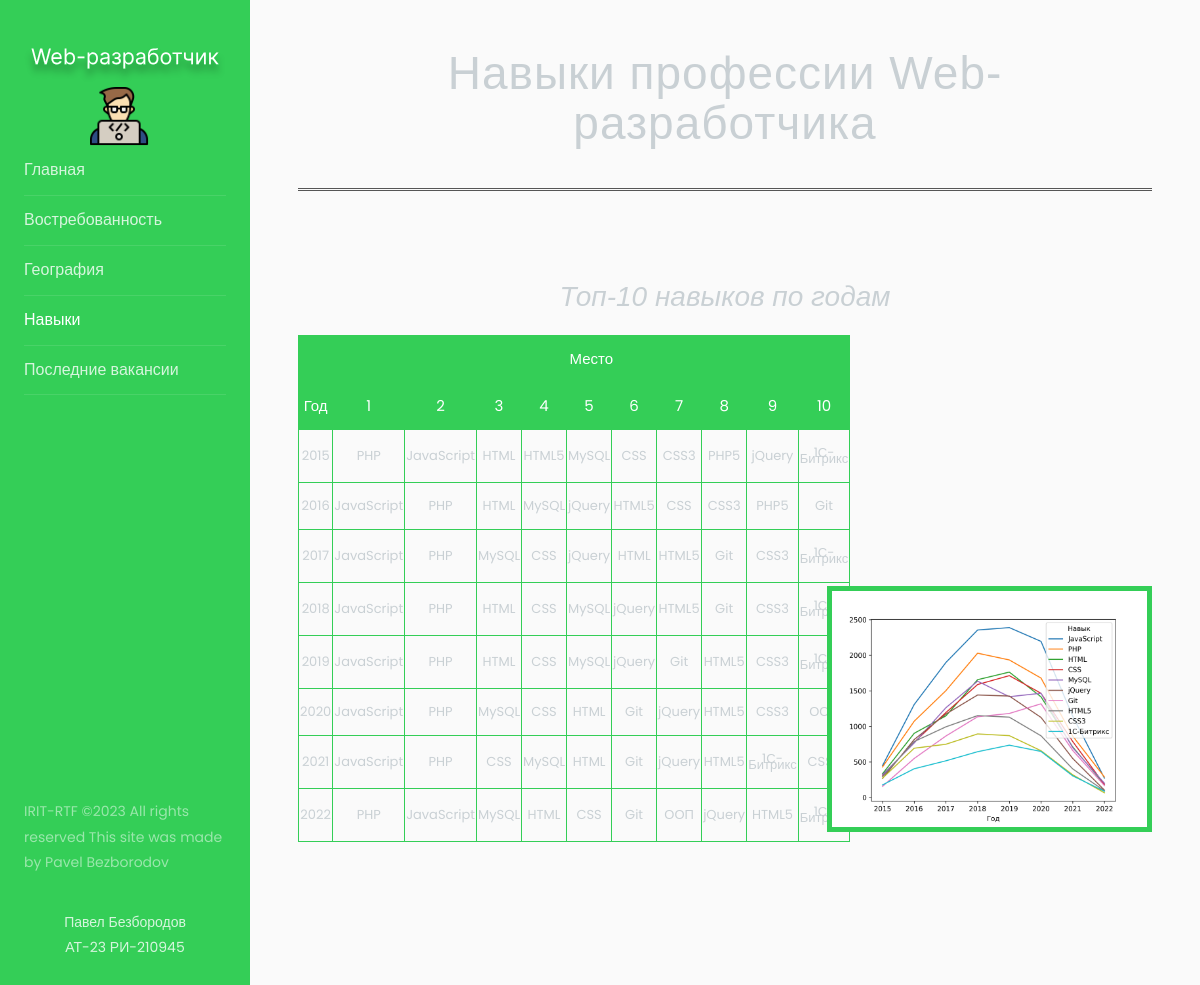
/skills, run on the app's committed database.
### web/models.py (models this page shows)
class Navigation(models.Model):
    title = models.FileField(upload_to='photos/%Y/%m/%d', blank = False, verbose_name='Заголовок в SVG формате')
    logo_field = models.ImageField(upload_to='photos/%Y/%m/%d', blank=False, verbose_name='Логотип')
    first_menu = models.TextField(blank=False, verbose_name='Первый пункт меню', max_length=25)
    second_menu = models.TextField(blank=False, verbose_name='Второй пункт меню', max_length=25)
    thierd_menu = models.TextField(blank=False, verbose_name='Третий пункт меню', max_length=25)
    fourth_menu = models.TextField(blank=False, verbose_name='Четвертый пункт меню',max_length=25)
    fifth_menu = models.TextField(blank=False, verbose_name='Пятый пункт меню', max_length=25)
    all_rights = models.TextField(blank=False, verbose_name='Организация', max_length=255)
    author = models.TextField(blank=False, verbose_name='Автор', max_length=50)

class Skills(models.Model):
    main_title = models.CharField(max_length=255, blank=True, verbose_name='Заголовок страницы')
    first_title = models.CharField(max_length=255,blank=True, verbose_name='Заголовок блока')
    first_content = models.TextField(blank=True, verbose_name='Табличка для блока')
    first_photo = models.ImageField(upload_to='photos/%Y/%m/%d', blank=False, verbose_name='Фото')

### web/views.py (the view)
# urls.py: path('skills', views.skills, name='skills'),
def skills(request):
    navigation_results_skills = Navigation.objects.all();
    skills_results = Skills.objects.all()
    context_skills = {'navigation_results_skills': navigation_results_skills, 'skills_results': skills_results}
    return render(request, 'skills.html', context_skills)

### templates/skills.html (shortened to what this page needs)
<!doctype html>
<html lang="ru">
{% load static %}
<head>
    <link rel="stylesheet" href="https://stackpath.bootstrapcdn.com/font-awesome/4.7.0/css/font-awesome.min.css">
    <link rel="stylesheet" type="text/css" href=" {% static '/css/style.css' %} ">
</head>
<body id="bg" style="background-image: url('{% static "media/back.png" %}')" ;>
<div class="wrapper d-flex align-items-stretch">
    {% for nav in navigation_results_skills %}
        <nav id="sidebar">
            <div class="p-4 pt-5">
                <img class="notice" src="{{ nav.title.url }}" alt="">
                <ul class="list-unstyled components mb-5">
                    <a href="/"><img class="imgsize" src="{{ nav.logo_field.url }}" alt=""></a>
                    <li>
                        <a href="/">{{ nav.first_menu }}</a>
                    </li>
                    <li>
                        <a href="{% url 'demand' %}">{{ nav.second_menu }}</a>
                    </li>
                    <li>
                        <a href="{% url 'geography' %}">{{ nav.thierd_menu }}</a>
                    </li>
                    <li class="active">
                        <a href="{% url 'skills' %}">{{ nav.fourth_menu }}</a>
                    </li>
                    <li>
                        <a href="{% url 'last_vacancies' %}">{{ nav.fifth_menu }}</a>
                    </li>
                </ul>
                <div class="footer">
                    <p>
                        {{ nav.all_rights|safe }}
                    </p>
                    <p id="name" class="info">{{ nav.author|safe }}</p>
                </div>
            </div>
        </nav>
    {% endfor %}
    {% for item in skills_results %}
    <div id="content" class="p-4 p-md-5 pt-5">
            <h2 class="mb-4">{{ item.main_title }}</h2>
        <h3 style="margin-top: 10%"; >{{ item.first_title }}</h3>
        <div class="mobile-table">
            {{ item.first_content|safe }}
            <img id="graph" src="{{ item.first_photo.url }}" alt="" style="margin-top: -30%">
        </div>
{% endfor %}
        </div>
    </div>
</body>
</html>

### data on the page
Navigation: title (picture), logo_field (picture), first_menu "Главная", second_menu "Востребованность", thierd_menu "География", fourth_menu "Навыки", fifth_menu "Последние вакансии", all_rights "IRIT-RTF © All rights reserved This site was made by Pavel Bezborodov", author "Павел Безбородов АТ-23 РИ-210945"
Skills: main_title "Навыки профессии Web-разработчика", first_title "Топ-10 навыков по годам", first_content "Место Год 1 2 3 4 5 6 7 8 9 10 2015 PHP JavaScript HTML HTML5 MySQL CSS CSS3 PHP5 jQuery 1С-Битрикс 2016 JavaScript PHP HTML MySQL jQuery HTML5 CSS CSS3 PHP5 Git 2017 JavaScript PHP MySQL CSS jQuery HTML HTML5 Git CSS3 1С-Битрикс 2018 JavaScript PHP HTML CSS MySQL jQuery HTML5 Git CSS3 1С-Битрикс 2019 JavaScript PHP HTML CSS MySQL jQuery Git HTML5 CSS3 1С-Битрикс 2020 JavaScript PHP MySQL CSS HTML Git jQuery HTML5 CSS3 ООП 2021 JavaScript PHP CSS MySQL HTML Git jQuery HTML5 1С-Битрикс CSS3 2022 PHP JavaScript MySQL HTML CSS Git ООП jQuery HTML5 1С-Битрикс", first_photo (picture)
